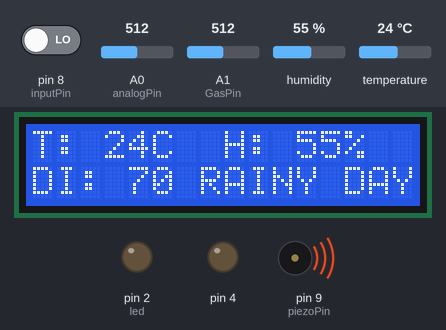
This sketch was run on a simulated Arduino Uno, built with avr-gcc and run on an emulated ATmega328P. On the bench: 16×2 character LCD, output pins drawn as LEDs (lit = HIGH), buzzer (waves = sounding). The inputs (shaded band) are chosen by the test bench; at power-on: A0 (analogPin) = 512, A1 (GasPin) = 512, pin 8 (inputPin) LOW, humidity 55 %, temperature 24 °C. What the sketch prints to the serial monitor is not drawn.

Above: at 1.3 s.
1.4 s: A0 (analogPin) set to 810
At 6.3 s:
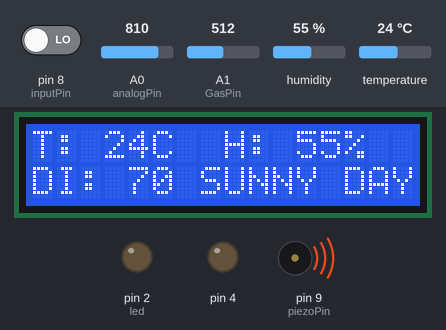
11.0 s: A1 (GasPin) set to 170
17.8 s: pin 8 (inputPin) driven HIGH
At 19.3 s:
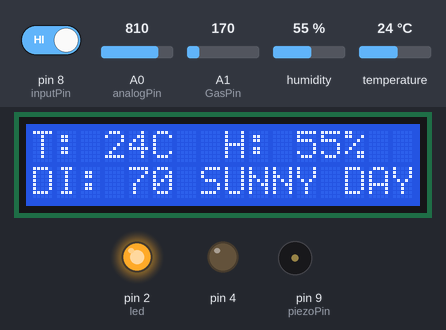
22.0 s: A1 (GasPin) set to 215
At 27.0 s:
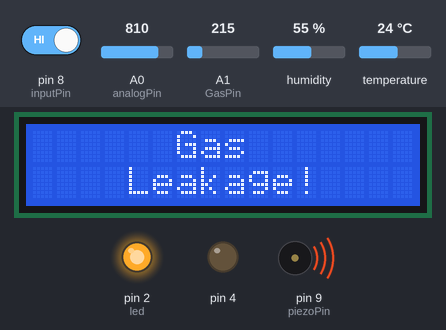
32.2 s: humidity set to 22 %
At 37.5 s:
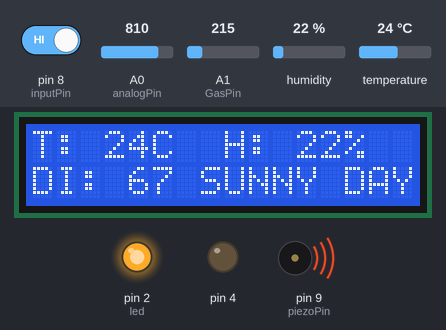
42.0 s: A0 (analogPin) set to 790
At 47.6 s:
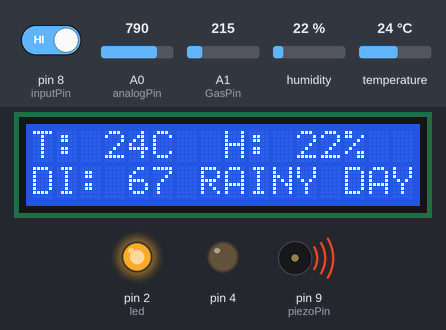
Timing chart, 0 to 53.2 s (numbered marks = the images above; inputs shaded):
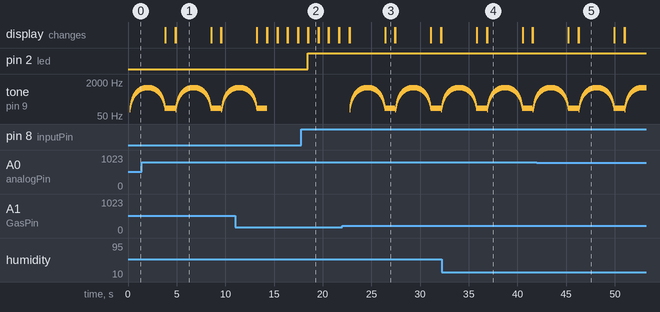

The sketch:

arudino2.ino
```cpp
#define PI 3.141592                                                    // 피에조 부저로 사이렌 소리를 나타내기 위한 변수
#define piezoPin 9                                                     // 피에조 부저를 디지털포트 9번으로 설정
#define led1 6
#define led2 5
#define led3 3
#include <Wire.h>                                                      // <-- 모듈
#include <LiquidCrystal_I2C.h>                                       // 소스를 사용하기 위한 아두이노 모듈
#include <DHT11.h>                                                  // >--
#include <SoftwareSerial.h>

int threshold  = 102;                                                   // 센서의 민감도 조절 (각자 환경에 맞게 조절하면 된다)
int led = 2;                                                             // 인체감지센서와 연동되는 LED포트를 2번으로 설정
int volume;                                                               // 빗물 센서의 값을 넣을 변수 (센서의 값을 확인할 때 사용)
float sinVal;                                                             // 피에조 부저로 사이렌 소리를 나타내기 위한 변수
int GasPin = A1;                                                          // 가스센서를 아날로그포트 1번으로 설정
int GasValue = 0;                                                         // 가스센서의 값을 넣을 변수
int toneVal;                                                              // 피에조 부저의 소리값을 넣을 변수
int analogPin = 0;                                                        // 빗물센서를 아날로그 포트 0번으로 설정
int val = 0;                                                              // 빗물센서의 전류값을 넣을 변수
int inputPin = 8;                                                         // 인체감지를 디지털포트 8번으로 설정
int pirState = LOW;                                                       // PIR 센서의 초기상태 선언(인체감지 센서)
int valsignal = 0;                                                        // 인체감지 센서의 값을 넣을 변수
float discomfortIndex(float temp, float humi) {                           // <--
return (1.8f*temp)-(0.55*(1-humi/100.0f)*(1.8f*temp-26))+32;              // 불쾌지수를 계산하는 식(기상청 제공)
}                                                                         // -->

LiquidCrystal_I2C lcd(0x27, 2, 1, 0, 4, 5, 6, 7, 3, POSITIVE);          // LCD 설정

int pin=7;                                                                // 온습도 센서를 디지털 7번포트로 설정
DHT11 dht11(pin);                                                        // 온습도 센서(DHT11)를 사용하기 위한 식

void setup()                                                             // <-- 셋업
{
  lcd.init();
  Serial.begin(9600);
  lcd.begin(16,2);                                                       // LCD를 16x2로 설정
  pinMode(piezoPin, OUTPUT);                                             // piezoPin(피에조부저)를 출력으로 설정
  pinMode(inputPin, INPUT);                                              // inputPin(인체감지센서)를 입력으로 설정
  pinMode(led, OUTPUT);                                                  // 인체감지센서와 연동된 LED를 출력으로 설정
  pinMode(4, OUTPUT);                                                    // 디지털 4번포트(빗물센서)를 출력으로 설정
}                                                                       // -->

void loop()
{

  Serial.println(analogRead(GasPin));                                   // 가스센서의 값을 읽어들여 시리얼 포트에 출력
  int err;                                                               // 온습도 센서의 오류를 넣을 변수
  float temp, humi;                                                       // 온습도 센서가 측정한 온도와 습도를 넣을 변수들
  val = analogRead(analogPin);                                            // analogPin(빗물센서) 의 변화값(전류값)을 읽음
  valsignal = digitalRead(inputPin);                                      // 인체감지 센서값 읽기
  volume = analogRead(A0);                                                // 아날로그 포트 0번(빗물센서) 에서 입력값을 읽음
  GasValue = analogRead(GasPin);                                          // 가스센서의 값을 GasValue 변수에 넣음
  Serial.println(GasValue);                                               // 위에서 넣은 가스센서의 값을 시리얼 포트에 출력

  if (valsignal == HIGH) {                                                  // <-- 인체감지시 pirState(PIR센서의 초기값)을 바꾸고 연동된 LED를 켬
        if (pirState == LOW) {
        Serial.println("Motion Detected");
        pirState = HIGH;
        }
    digitalWrite(led, HIGH);
  }                                                                         // -->
  else {                                                                    // <-- 인체감지가 안됐을 경우, 혹은 인체감지가 됐다가 없어졌을 경우 pirState(PIR센서의 초기값)을 바꾸고 연동된 LED를 끔
    digitalWrite(led, LOW);
        if(pirState == HIGH) {
      Serial.println("Motion Ended!");
      pirState=LOW;
    }
  }                                                                         // -->
    if((err=dht11.read(humi, temp))==0)                                     // <-- DHT11센서(온습도센서)가 에러가 안났을 경우 연동된 LCD에 온도,습도,불쾌지수,날씨, 가스누출여부를 표시
  {
    lcd.backlight();                                      // <-- LCD에 온도,습도,불쾌지수를 표시
    lcd.display();
    lcd.print("T: ");
    lcd.print((int)temp);
    lcd.print("C");
    lcd.setCursor(8,0);
    lcd.print("H: ");
    lcd.print((int)humi);
    lcd.print("%");
    lcd.setCursor(0,1);
    lcd.print("DI: ");
    lcd.print((int)discomfortIndex(temp, humi));                            // -->

    Serial.print(val);                                                      // 빗물센서의 값을 시리얼 포트에 출력
    if( val < 800 )                                                         // <-- 빗물센서의 값이 800미만이되면 (비가 오면) LCD에 "RAINY DAY" 출력
    {
      lcd.setCursor(7,1);
      lcd.print("RAINY DAY");
    }                                                                       // -->
    else if ( val > 800)                                                    // <-- 빗물센서의 값이 800이 넘어가면 (비가 안오면) LCD에 "SUNNY DAY" 출력
    {
      lcd.setCursor(7,1);
      lcd.print("SUNNY DAY");
    }                                                                       // -->
    if( GasValue > 200 ) {                                                  // <-- 가스센서의 값이 200이 넘어가면 (가스누출이 되면) LCD에 "Gas Leakage!"라는 메세지가 깜빡거리고, 연동된 피에조 부저에서 사이렌 소리가 남
      for(int i =0; i<180; i++) {
      sinVal=sin(i*PI/180);
      toneVal=(int)(100+1000*sinVal);
        tone(piezoPin,toneVal);
        delay(20);
    }
    lcd.clear();
    lcd.backlight();
    lcd.display();
    lcd.setCursor(6,0);
    lcd.print("Gas");
    lcd.setCursor(4,1);
    lcd.print("Leakage!");
    }                                                                       // -->
    else if ( GasValue < 200 ) {                                            // <-- 가스센서의 값이 200미만이면 (가스누출이 안됐으면, 혹은 가스누출이 됐다가 멈췄으면) 연동된 피에조 부저의 사이렌 소리를 끈다
      noTone(piezoPin);
    }                                                                       // -->
    delay(1000);                                                            //1초의 딜레이를 줌
    lcd.clear();                                                            // LCD를 클리어한다
  }                                                                                 // -->
  }
```

Measured:
- the behaviour switches between 200 and 201 on A1 (GasPin) (found by bisection; images 2 and 3)
- after the input at 1.4 s, the display: first differs from a run without the input after 3.5 s (image 1)
- after the input at 17.8 s, pin 2 (led): LOW → HIGH after 0.68 s
- after the input at 22.0 s, tone on pin 9 (piezoPin): plays 100 Hz for 0.02 s, 117 Hz for 0.02 s, 134 Hz for 0.02 s, 152 Hz for 0.02 s, 169 Hz for 0.02 s, 187 Hz for 0.02 s … (358 notes in this stretch), starting after 0.76 s; the display: first differs from a run without the input after 4.4 s (image 3)
- after the input at 42.0 s, the display: first differs from a run without the input after 4.3 s (image 5)
- by itself, tone on pin 9 (piezoPin): plays 974 Hz for 0.02 s, 982 Hz for 0.02 s, 991 Hz for 0.02 s, 998 Hz for 0.02 s, 1006 Hz for 0.02 s, 1013 Hz for 0.02 s … (365 notes in this stretch)
- what the display in image 2 shows lasts 1.0 s, from 18.5 s to 19.5 s
